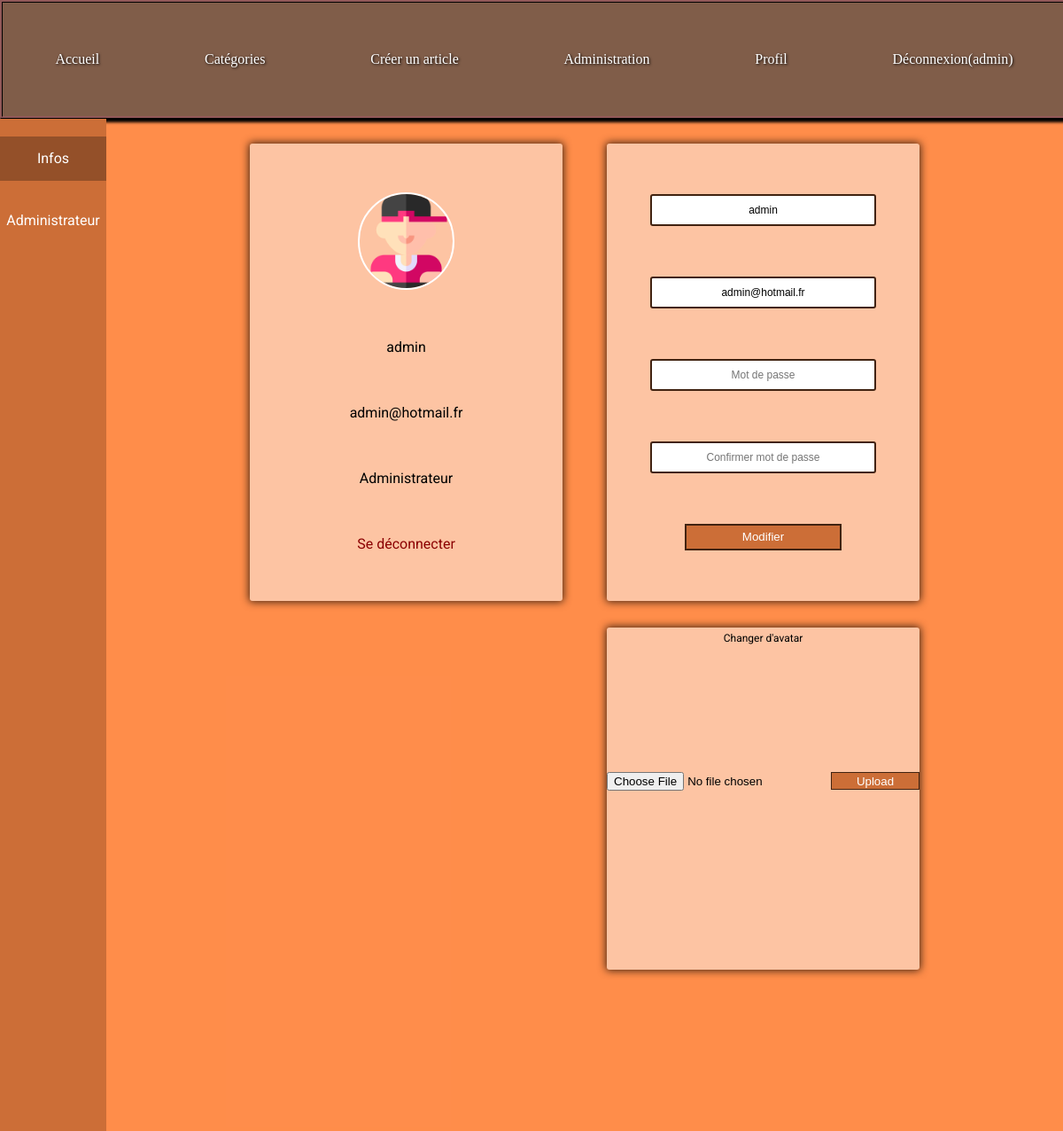
Page /profil.php (signed in) on the committed database.
### tables this page shows
CREATE TABLE IF NOT EXISTS `utilisateurs` (
  `id` int(11) NOT NULL AUTO_INCREMENT,
  `login` varchar(255) NOT NULL,
  `password` varchar(255) NOT NULL,
  `email` varchar(255) NOT NULL,
  `avatar` varchar(255) DEFAULT 'avatars/defaut.png',
  `id_droits` int(11) NOT NULL DEFAULT '1',
  PRIMARY KEY (`id`)
);

### libraries/User.php (called while the page is built, shortened)
<?php
    class User{
        public $id = "";
        private function connectdb(){
            try{
                $db = new PDO('mysql:host=localhost;dbname=blog', 'root', '');
                return($db);
            }
            catch(PDOException $e){
                print "Erreur !: " . $e->getMessage();
                die();
            }
        }
        public function getUserInfos(){
            $id = $this->id;
            $db = $this->connectdb();
            $requete = $db->prepare("SELECT login, email, avatar, id_droits FROM utilisateurs WHERE id = '$id'");
            $requete->execute();
            $results = $requete->fetchAll();
            $username = $results[0][0];
            $mail = $results[0][1];
            $avatar = $results[0][2];
            $droits = $results[0][3];
            $this->username = $username;
            $this->mail = $mail;
            $this->avatar = $avatar;
            $this->droits = $droits;
        }
    }
?>

### libraries/config.php (called while the page is built, shortened)
<?php
    require_once('User.php');
    if(isset($_SESSION['user'])){
        $_SESSION['user']->getUserInfos();
    }
?>

### profil.php (the view, shortened to what this page needs)
<?php
    require_once('libraries/config.php');
?>
<!DOCTYPE html>
<html lang="fr">
<head>
    <link rel="stylesheet" href="css/blog.css">
</head>
<body>
    <?php require_once('templates/header.phtml'); ?>
    <main class="admin_profil" id="profil">
        <nav>
            <div class="nav-link current"><a href="profil.php">Infos</a></div>
            <?php
            if($_SESSION['user']->droits == "1337"){
            ?>
                <div class="nav-link"><a href="admin.php">Administrateur</a></div>
            <?php } ?>
        </nav>
        <section>
            <article>
                <div class="content" id="two">
                    <img src="<?php echo $_SESSION['user']->avatar; ?>"/>
                    <p><?php echo $_SESSION['user']->username; ?></p>
                    <p><?php echo $_SESSION['user']->mail; ?></p>
                    <p>
                    <?php
                        if($_SESSION['user']->droits == "1337"){
                            echo "Administrateur";
                        }elseif($_SESSION['user']->droits == "42"){
                            echo "Modérateur";
                        }
                        elseif($_SESSION['user']->droits == "1"){
                            echo "Lecteur";
                        }
                    ?>
                    </p>
                    <a href="?disconnect">Se déconnecter</a>
                </div>
                <div class="content" id="three">
                    <form method="post">
                        <input type="text" name="modify_username" value="<?php echo $_SESSION['user']->username; ?>">
                        <input type="email" name="modify_mail" value="<?php echo $_SESSION['user']->mail; ?>">
                        <input type="password" name="modify_password" placeholder="Mot de passe">
                        <input type="password" name="modify_cpassword" placeholder="Confirmer mot de passe">
                        <input type="submit" value="Modifier" name="modify_button">
                    </form>
                </div>
                <div class="content" id="four">
                    <p>Changer d'avatar</p>
                    <form method="post" enctype="multipart/form-data">
                        <input type="file" name="avatar_file">
                        <input type="submit" name="change_avatar" value="Upload">
                    </form>
                </div>
            </article>
        </section>
    </main>
    <?php require_once('templates/footer.phtml'); ?>
</body>
</html>

### templates/header.phtml (shortened to what this page needs)
<!DOCTYPE html>
<html>
<head>
    <link rel="stylesheet" href="css/blog.css">
</head>
<body>
    <header id="head-container">
        <nav>
            <ul id="ul-container">
                <li class="head-li"><a class="head-lien" href="index.php">Accueil</a></li>
                <li id="dropdown" class="head-li">
                    <a class="head-lien" href="#">Catégories</a>
                </li>
                <?php if(isset($_SESSION['user']) && $_SESSION['user']->droits == 1337 || $_SESSION['user']->droits == 42): ?>
                <li class="head-li"><a class="head-lien" href="creer-article.php">Créer un article</a></li>
                <?php endif; ?>
                <?php if(isset($_SESSION['user']) && $_SESSION['user']->droits == 1337): ?>
                <li class="head-li"><a class="head-lien" href="admin.php">Administration</a></li>
                <?php endif; ?>
                <?php if(!isset($_SESSION['user'])): ?>
                <li class="head-li"><a class="head-lien" href="inscription.php">Inscription</a></li>
                <li class="head-li"><a class="head-lien" href="connexion.php">Connexion</a></li>
                <?php else : ?>
                <li class="head-li"><a class="head-lien" href="profil.php">Profil</a></li>
                <li class="head-li"><a class="head-lien" href="?disconnect">Déconnexion(<?=$_SESSION['user']->username; ?>)</a></li>
                <?php endif; ?>
            </ul>
        </nav>
    </header>

### css/blog.css (style rules this page uses)
html, body { height: 100%; width: 100%; margin: 0; padding: 0; background-color: rgba(255, 138, 70, 0.829); font-family: 'Roboto', sans-serif; }
p { margin: 0; }
html, body { min-height: 100%; width: 100%; margin: 0; padding: 0; background-color: rgba(255, 138, 70, 0.829); }
header { width: 100%; height: 10%; background-color: #804522; }
.head-li { border: 3px solid #805D49; border: 3px solid #805D49; border-top: 7px solid #805D49; border-bottom: 7px solid #805D49; padding: 34px 38px; padding: 34px 38px; }
.head-lien { color: white; text-decoration: none; font-family: 'Patua One', cursive; text-shadow: 1px 1px 3px black; }
#head-container { height: 10%; display: flex; flex-direction: column; justify-content: center; background-color: #805D49; box-shadow: 0px 4px 3px black; border: 3px ridge #3e2626; }
#ul-container { display: flex; justify-content: space-around; list-style-type: none; align-items: center; padding: 0; margin: 0; }
main.admin_profil { width: 100%; height: 90%; display: flex; justify-content: space-between; }
main.admin_profil nav { height: 100%; width: 10%; background-color: #CC6E37; }
main.admin_profil nav .nav-link { width: 100%; height: 50px; margin-top: 20px; display: flex; justify-content: center; align-items: center; }
main.admin_profil nav .nav-link a { color: white; text-decoration: none; }
main.admin_profil nav .current { background-color: rgb(148, 80, 41); }
main.admin_profil section { width: 90%; height: 100%; display: flex; justify-content: center; align-items: center; }
main#profil section article { width: 70%; height: 95%; display: grid; grid-template-columns: 2fr; grid-template-rows: 2fr 1.5fr 0.5fr; column-gap: 50px; row-gap: 30px; }
main#profil section article .content { background-color: rgb(253, 196, 163); border-radius: 3px; color: black; box-shadow: 0px 0px 10px 1px #412311; }
main#profil section article .content form input[type="submit"] { cursor: pointer; outline: none; }
main#profil section article .content#two { display: flex; flex-direction: column; align-items: center; justify-content: space-evenly; }
main#profil section article .content#two img { width: 30%; height: auto; border-radius: 100%; border: 2px solid white; }
main#profil section article .content#two a { color: darkred; text-decoration: none; }
main#profil section article .content#three form { width: 100%; height: 100%; display: flex; flex-direction: column; align-items: center; justify-content: space-evenly; }
main#profil section article .content#three form input:not([type="submit"]) { width: 70%; height: 30px; text-align: center; font-size: 1vw; border: 2px solid #412311; outline: none; border-radius: 3px; }
main#profil section article .content#three form input[type="submit"] { width: 50%; height: 30px; border: 2px solid #412311; background-color: #CC6E37; color: white; }
main#profil section article .content#four { grid-column-start: 2; }
main#profil section article .content#four p { margin: 0; margin-top: 5px; text-align: center; font-size: 1vw; }
main#profil section article .content#four form { width: 100%; height: 80%; display: flex; align-items: center; justify-content: center; }
main#profil section article .content#four form input[type="submit"] { border: 1px solid #412311; width: 100px; height: 20px; background-color: #CC6E37; color: white; }

### rows in the picture
utilisateurs: login "admin", avatar (picture), email "admin@hotmail.fr", modify_username "admin", modify_mail "admin@hotmail.fr"
